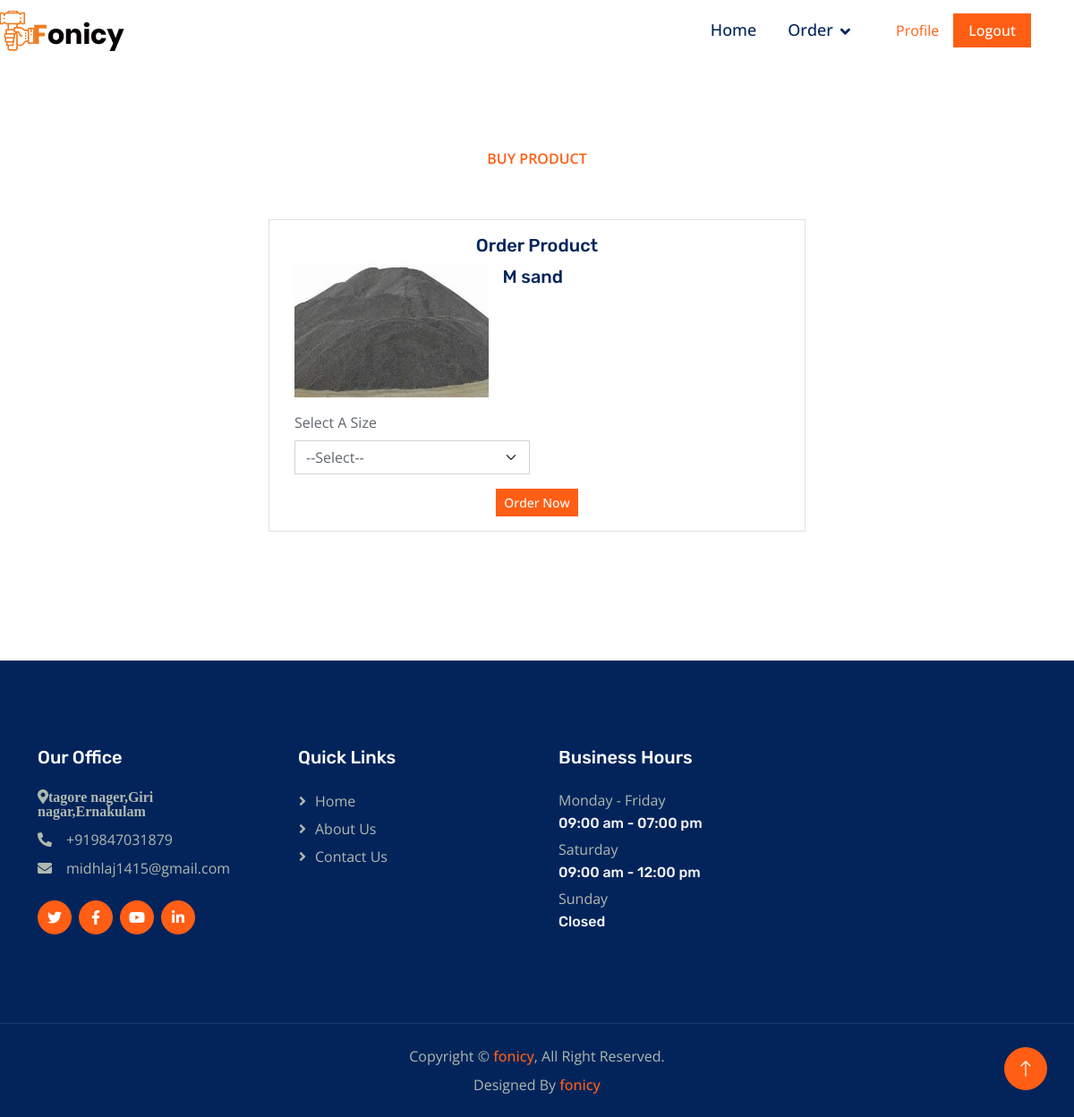
The page /buy/11 (signed in) on the database its author committed.
### proapp/models.py (models this page shows)
class Product_type(models.Model):
    tp_id = models.AutoField(primary_key=True)
    ct = models.ForeignKey(Category,on_delete=models.CASCADE)
    product_type = models.CharField(max_length=80)
    stock = models.IntegerField()
    image = models.CharField(max_length=50)
    class Meta:
        db_table = 'tb_Product_type'

### proapp/views.py (the view)
# urls.py: path('buy/<int:tp_id>', views.buy),
def buy(request,tp_id):
    if 'user' in request.session:
        data  = Product_type.objects.filter(tp_id=tp_id)
        data2  = Type_spec.objects.filter(tp_id=tp_id)
        return render(request,'contractor/buy_product.html',{'data':data,'data2':data2})
    else:
        return redirect('/home')

### templates/contractor/buy_product.html (shortened to what this page needs)
{% extends 'contractor/index.html' %}
{% load static %}
{% block content %}
<div class="container-fluid py-5 my-5 px-0">
    <div class="text-center mx-auto wow fadeIn" data-wow-delay="0.1s" style="max-width: 600px;">
        <p class="fw-medium text-uppercase text-primary mb-2">Buy Product</p>
    </div>
    <div class="container-xxl py-5 wow fadeInUp" data-wow-delay="0.1s">
        <div class="row justify-content-center">
            <div class="card" style="width: 50%;">
                <div class="card-body">
                    <center><h5 class="card-title">Order Product</h5></center>
                    <form class="row g-3" action="/buy_product/" method="post" id="myform">
                    {% if data %}
                            {% for i in data %}
                    <div class="col-5">
                        <img src="{{i.image}}" style="width: 100%; height: 150px;">
                    </div>
                    <div class="col-7">
                        <h5 class="d-block h5 lh-base mb-4">{{i.product_type}}</h5>
                    </div>
                    <div class="col-6">
                        <label for="oname" class="form-label">Select A Size</label>
                        <select class="form-select" id="oname" name="size" required>
                            <option value="">--Select--</option>
                        </select></div>
                    <div class="text-center">
                        <input type="submit" class="btn btn-primary btn-sm" value="Order Now">
                    </div>
                    {% endfor %}
                            {% endif %}
                    </form>
                </div>
            </div>
        </div>
    </div>
</div>
{% endblock content %}

### static/user/css/style.css (style rules this page uses)
:root { --primary: #FF5E14; --secondary: #5F656F; --light: #F5F5F5; --dark: #02245B; }
h3, h4, .h3, .h4, .fw-medium { font-weight: 600 !important; }
h5, h6, .h5, .h6, .fw-semi-bold { font-weight: 500 !important; }
.btn { transition: .5s; font-weight: 500; }
.btn-primary, .btn-outline-primary:hover { color: #FFFFFF; }

### rows shown on the page
Product_type: image (picture), product_type "M sand"
